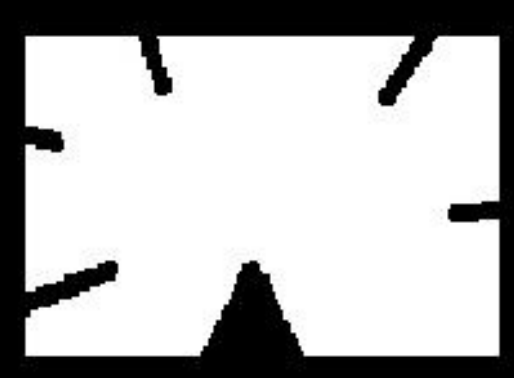
#> input picture image processing/contours/star.png, 514 x 378 px, found by its file name
$ python 'contour features.py'
#> lines starting #> are read from the running program, lines starting #| are printed output that depends on the picture; after the words box and inside, x2 and y2 are one past the last pixel; in counts of white or black regions, pixels touching at a corner belong together
import cv2
import numpy as np

img = cv2.imread('star.PNG',0)
#> img is the input picture: shape (378, 514); min 0, max 255, mean 183.7
im_copy = img.copy()

img2 = cv2.imread('spark.PNG',0)
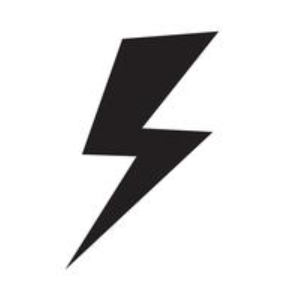
#> input picture image processing/contours/spark.png, 289 x 294 px, found by its file name
#> img2: shape (294, 289); min 0, max 255, mean 221.3

img2 = 255 - img2
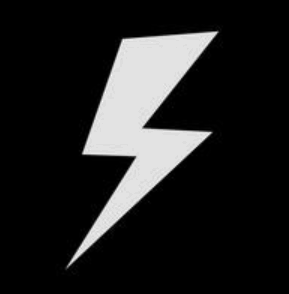
#> img2: shape (294, 289); min 0, max 255, mean 33.7
img_copy = img2.copy()

ret,thresh = cv2.threshold(img,127,255,0)
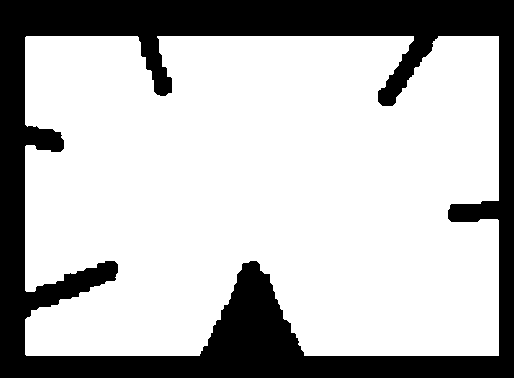
#> thresh: shape (378, 514); 72.1% white; 1 black region
contours,hierarchy = cv2.findContours(thresh, 1, 2)
#> contours = 1 contour; box (x1, y1, x2, y2) and area: (25, 36, 499, 356) 138818

ret2,thresh2 = cv2.threshold(img2,127,255,0)
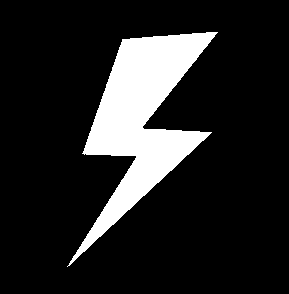
#> thresh2: shape (294, 289); 14.7% white; 1 white region
contours2,hierarchy2 = cv2.findContours(thresh2, 1, 2)
#> contours2 = 1 contour; box (x1, y1, x2, y2) and area: (67, 32, 218, 267) 12124

#################### moment #############################

cnt = contours[0]
#> cnt = contour of 301 points, box (x1, y1, x2, y2) (25, 36, 499, 356), area 138818
cnt2 = contours2[0]
#> cnt2 = contour of 254 points, box (x1, y1, x2, y2) (67, 32, 218, 267), area 12124
M = cv2.moments(cnt)
#> M = moments, m00 138817.5, centre m10/m00, m01/m00 = (263.9, 191.8)

#################### centroid ###########################
##
##cx = int(M['m10']/M['m00'])
##cy = int(M['m01']/M['m00'])
##
########################### AREA ############################
##
##area = cv2.contourArea(cnt)

##
##perimeter = cv2.arcLength(cnt,True)

##
########################## Contour Approximation ############
##
##epsilon = 0.001*perimeter
##
##approx = cv2.approxPolyDP(cnt,epsilon,True )
##
### Display the converted image
##
##cv2.drawContours(im_copy, [approx], -1, (80, 0, 0), 3)
##
##cv2.imshow('Approximated Contour', im_copy)
##
#######################  convex hull  ########################
##
##hull = cv2.convexHull(cnt)

##
##im2_copy = img.copy()
##
##cv2.drawContours(im2_copy, [hull], -1, (80, 0, 0), 3)
##
##cv2.imshow('convex hull Contour', im2_copy)

#######################  RECTANGLE  ##########################


##x,y,w,h = cv2.boundingRect(cnt2)
##img_copy = cv2.rectangle(img_copy,(x,y),(x+w , y+h),(80,0,0),2)
##
##rect = cv2.minAreaRect(cnt2)
##box = cv2.boxPoints(rect)
##box = np.intp(box)#This line converts the floating-point coordinates of the corner points to integers using the np.int0 function
##im = cv2.drawContours(img_copy,[box],0,(80,0,0),2)

#cv2.imshow('RECT',img_copy)

###################### Minimum Enclosing Circle
################
##(x,y),radius = cv2.minEnclosingCircle(cnt2)
##
##center = (int(x),int(y))
##radius = int(radius)
##img_copy = cv2.circle(img_copy,center,radius,(80,0,0),2)
##
##cv2.imshow('circle',img_copy)

######################## ELLIPSE ###############################

##ellipse = cv2.fitEllipse(cnt2)
##img_copy = cv2.ellipse(img_copy,ellipse,(80,0,0),2)

##
##cv2.imshow('ELLIPSE',img_copy)

########################  LINE  #################################

rows,cols = img_copy.shape[:2]
#> rows = 294; cols = 289
[vx,vy,x,y] = cv2.fitLine(cnt2, cv2.DIST_L2,0,0.01,0.01)
#> vx = [0.371]; vy = [-0.929]; x = [123.1]; y = [138.7]
lefty = int((-x*vy/vx) + y)
#> lefty = 447
righty = int(((cols-x)*vy/vx)+y)
#> righty = -276
img_copy = cv2.line(img_copy,(cols-1,righty),(0,lefty),(80,0,0),2)
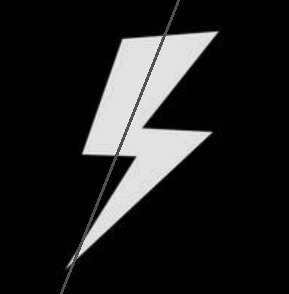
#> img_copy: shape (294, 289); 1.09% of pixels changed, all inside (x1, y1, x2, y2) = (60, 0, 180, 294)


cv2.imshow('LINE',img_copy)
